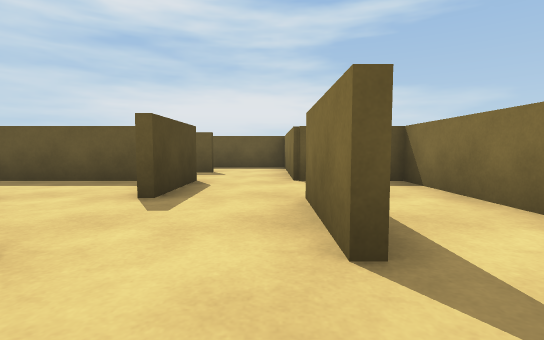
[1] (above)

20 first-person views from a walk through a scene from a Unity 3-D project. The camera is 0.58 m above the floor, tilts 4° down and sees 85° across. The floor is counted in squares, 1 m on a side. Each view is taken from the middle of a square. On the plan, view 1 faces up. The plan holds only what a view shows up to about 9 squares ahead; the rest is blank.

[2]
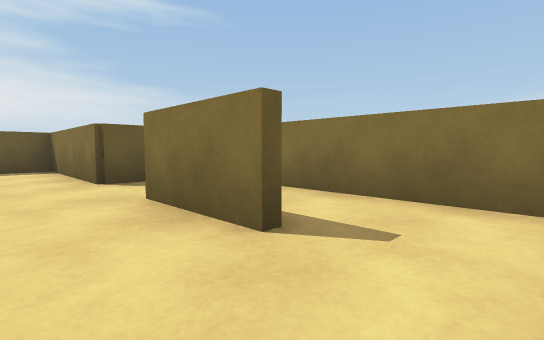

[3]
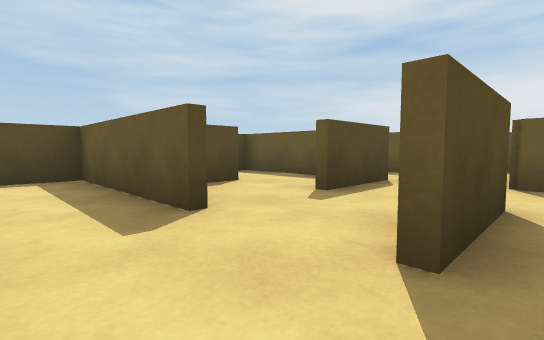

[4]
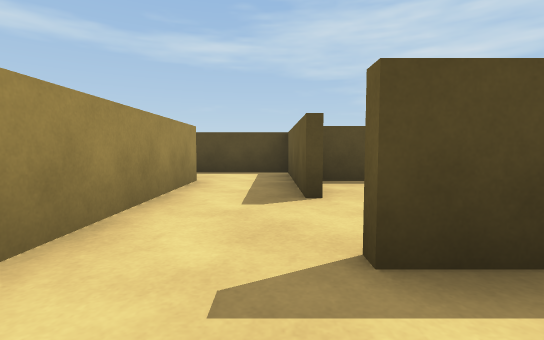

[5]
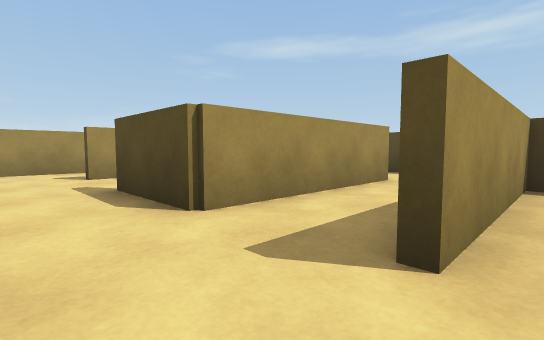

[6]
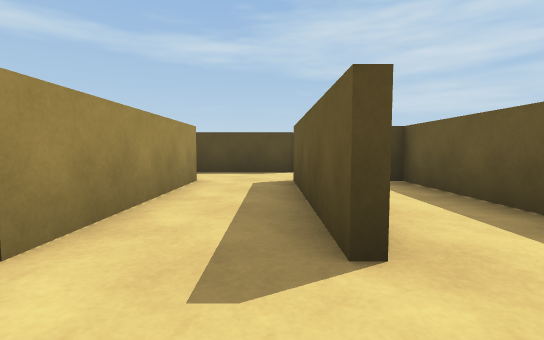

[7]
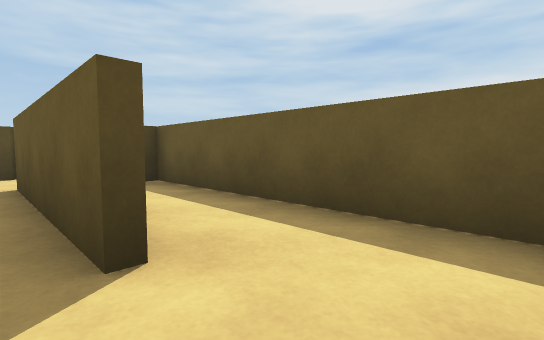

[8]
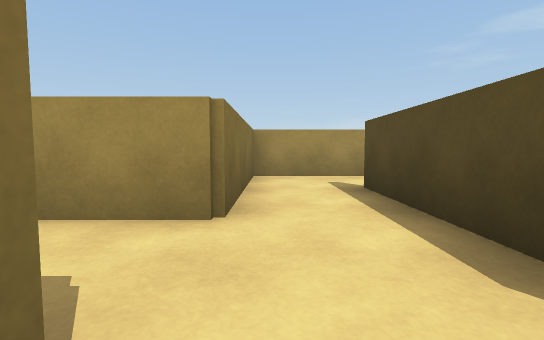

[9]
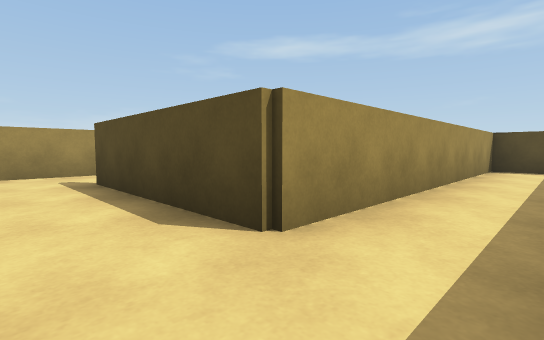

[10]
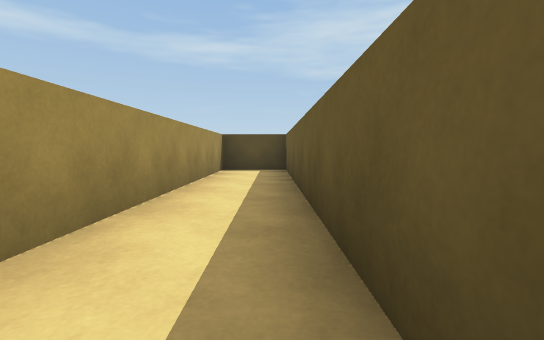

[11]
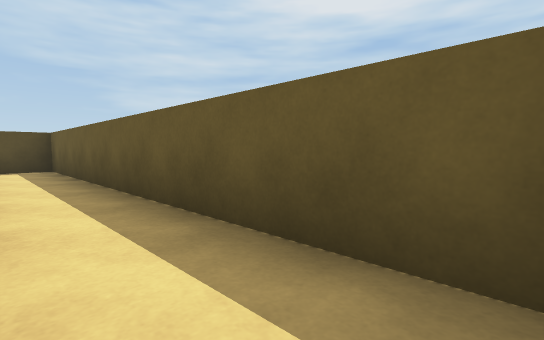

[12]
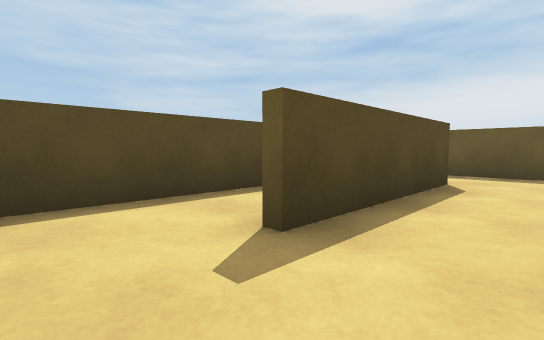

[13]
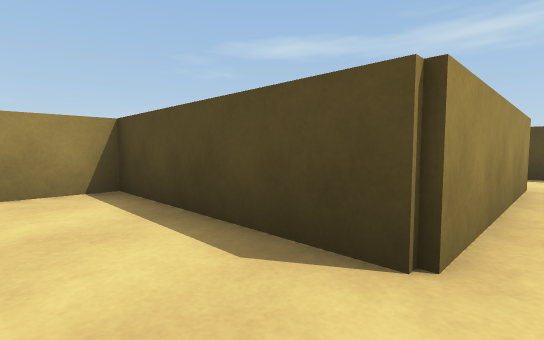

[14]
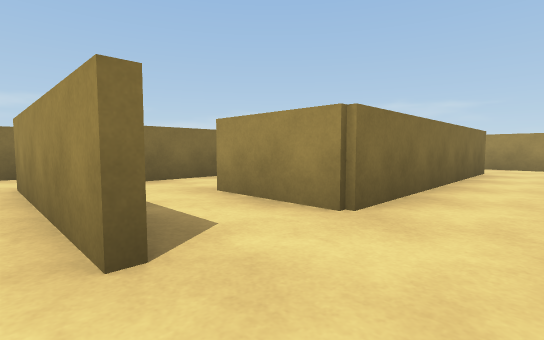

[15]
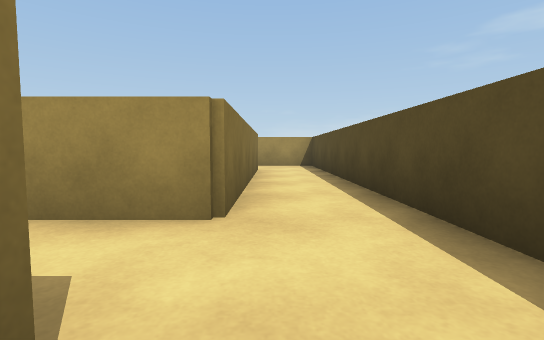

[16]
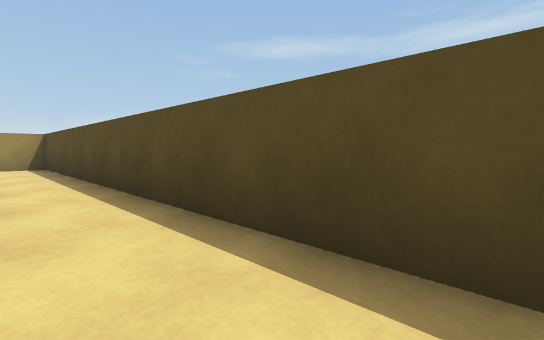

[17]
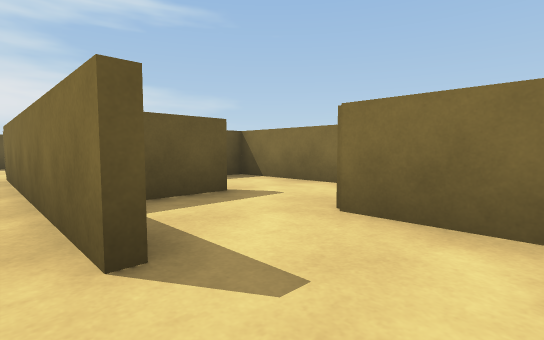

[18]
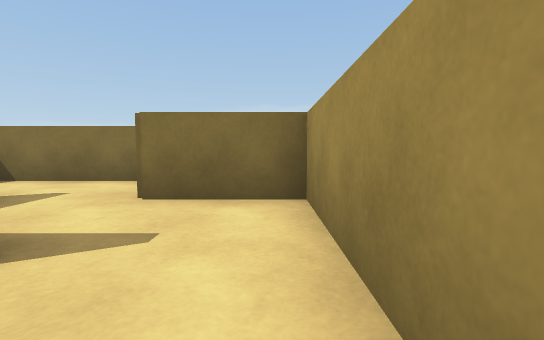

[19]
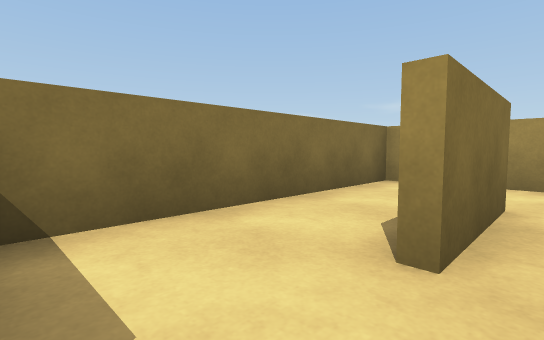

[20]
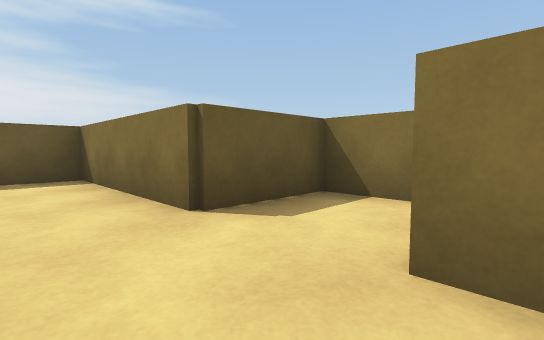

### Floor plan
Ten units are one square. View 1 is at (0, 0); x grows to the right and y downward. Boxes are objects, and circles mark ways between rooms. Rooms are numbered by the first view taken in them; rooms with no view inside come last. Other rooms are left out.
<svg viewBox="-159 -99 188 148">
<path fill="none" stroke="#000" d="M-20 -16 -15 -16M4 -14 4 -35M-16 4 6 4M-34 -36 -34 -19M-15 -56 -15 -35M14 -54 4 -54M24 5 24 -5M24 -5 24 -34M6 -36 6 -15M4 -74 4 -94 -54 -94 -54 -76 -15 -76M-14 -74 -55 -74M-56 -56 -15 -56M4 -54 4 -74M-74 -76 -74 -54M-60 -94 -154 -94 -154 -76 -74 -76M-56 -15 -56 -56M-74 -16 -54 -16M-74 -54 -74 -35M-136 -56 -94 -56M-115 6 -128 6M-136 26 -136 -36M-154 -60 -154 44 -116 44 -116 24M-96 -22 -96 -39M-136 -36 -115 -36M-94 -56 -94 -15M-96 -16 -74 -16M-35 4 -16 4M-14 -15 -54 -15 -54 9M24 -34 24 -54 14 -54"/>
<circle cx="10" cy="-10" r="3" fill="#2a7"/>
<circle cx="0" cy="-50" r="3" fill="#2a7"/>
<circle cx="-25" cy="0" r="3" fill="#2a7"/>
<circle cx="10" cy="-40" r="3" fill="#2a7"/>
<circle cx="20" cy="-25" r="3" fill="#2a7"/>
<circle cx="-5" cy="-70" r="3" fill="#2a7"/>
<circle cx="-60" cy="-70" r="3" fill="#2a7"/>
<circle cx="-60" cy="-45" r="3" fill="#2a7"/>
<circle cx="-70" cy="-25" r="3" fill="#2a7"/>
<circle cx="-145" cy="-50" r="3" fill="#2a7"/>
<circle cx="-80" cy="-45" r="3" fill="#2a7"/>
<circle cx="-140" cy="-40" r="3" fill="#2a7"/>
<text x="-10" y="-20">1</text>
<text x="20" y="-20">2</text>
<text x="-20" y="-90">3</text>
<text x="-30" y="-60">4</text>
<text x="-110" y="-90">5</text>
<text x="-60" y="-30">6</text>
<text x="-120" y="-60">7</text>
<text x="-140" y="0">8</text>
<text x="-110" y="-40">9</text>
<text x="-80" y="-40">10</text>
<text x="-30" y="0">11</text>
<text x="20" y="-40">12</text>
</svg>
Room 1 opens to room 2. Room 1 opens to room 4. Room 1 opens to room 11. Room 1 opens to room 12. Room 2 opens to room 12. Room 3 opens to room 4. Room 4 opens to room 5. Room 4 opens to room 6. Room 6 opens to room 10. Room 7 opens to room 8. Room 7 opens to room 10. Room 8 opens to room 9.

Where each view was taken, in squares from view 1:
view 1: 0 up, 0 right, facing up
view 2: 0 up, 1 left, facing up-right
view 3: 0 up, 1 right, facing up-left
view 4: 1 up, 2 right, facing left
view 5: 8 up, 0 right, facing down-left
view 6: 7 up, 0 right, facing left
view 7: 7 up, 0 right, facing up-left
view 8: 8 up, 6 left, facing down
view 9: 9 up, 6 left, facing down-left
view 10: 9 up, 7 left, facing left
view 11: 8 up, 6 left, facing up-left
view 12: 2 up, 6 left, facing up-left
view 13: 6 up, 8 left, facing down-left
view 14: 6 up, 15 left, facing down-right
view 15: 6 up, 14 left, facing down
view 16: 6 up, 14 left, facing down-left
view 17: 4 down, 14 left, facing up-right
view 18: 4 down, 15 left, facing right
view 19: 5 up, 0 right, facing down-right
view 20: 3 up, 1 left, facing up-right
